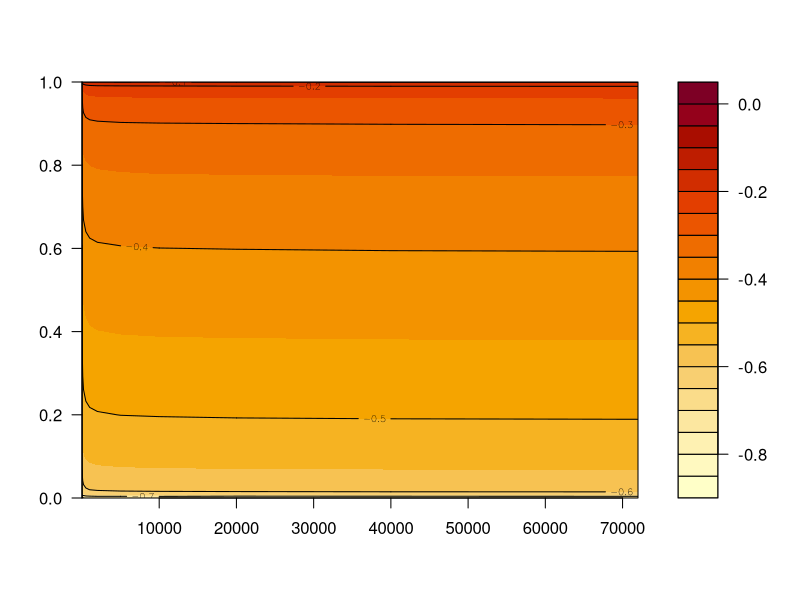

This figure's R source: (Note: this script raises an error after producing the figure.)
####--- Use the simulated quantiles to compute P-values

### Now only working with qdipTab
library(diptest)
data(qDiptab)
(dnq <- dimnames(qDiptab))
(P.p <- as.numeric(dnq$Pr))## 0  0.01 ..... 0.99999 1
(n <- as.integer(dnq$n))   ## 4 5..10 15 ... 1000 2000 5000
## sqrt(n) * D  has limit distribution (sometimes..)
rq <- sqrt(n) * qDiptab

filled.contour(n, P.p, log10(rq),
               plot.title= contour(n, P.p, log10(rq), add = TRUE))
contour(n, P.p, logit(rq))

## correct P = {0,1} to {1/(2N), 1 - 1/(2N)} for N = 1000001 - 1 = 1e6
N <- 1000000
Pcp <- P.p
Pcp[P.p == 0] <-     1/(2*N)
Pcp[P.p == 1] <- 1 - 1/(2*N)

str(dd <- cbind(expand.grid(n=n, p=Pcp), rq = c(rq)))

coplot(rq ~ p | log10(n), data = dd)
coplot(p ~ rq | log10(n), data = dd)

logit <- function(p) log(p/(1-p))
coplot(logit(p) ~ rq | log10(n), data = dd)

library(mgcv)
g1 <- gam(logit(p) ~ s(log(n),rq), data = dd)
summary(g1) # Deviance explained 88.5%

## Not quite
g2 <- gam(p ~ s(log(n),rq), family = binomial, data = dd)
